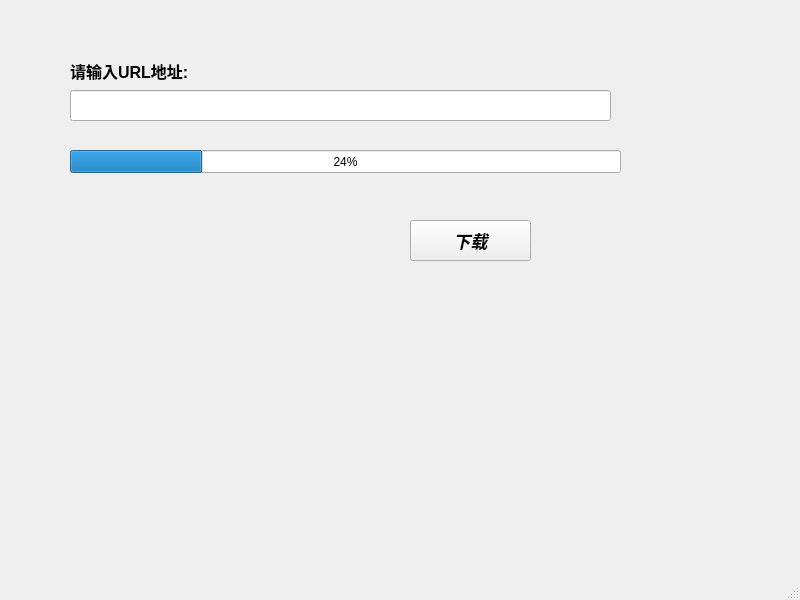
<?xml version="1.0" encoding="UTF-8"?>
<ui version="4.0">
 <class>MainWindow</class>
 <widget class="QMainWindow" name="MainWindow">
  <property name="geometry">
   <rect>
    <x>0</x>
    <y>0</y>
    <width>800</width>
    <height>600</height>
   </rect>
  </property>
  <property name="windowTitle">
   <string>MainWindow</string>
  </property>
  <widget class="QWidget" name="centralwidget">
   <widget class="QLabel" name="label">
    <property name="geometry">
     <rect>
      <x>70</x>
      <y>60</y>
      <width>131</width>
      <height>21</height>
     </rect>
    </property>
    <property name="font">
     <font>
      <pointsize>12</pointsize>
      <weight>75</weight>
      <bold>true</bold>
     </font>
    </property>
    <property name="text">
     <string>请输入URL地址:</string>
    </property>
   </widget>
   <widget class="QLineEdit" name="lineEdit">
    <property name="geometry">
     <rect>
      <x>70</x>
      <y>90</y>
      <width>541</width>
      <height>31</height>
     </rect>
    </property>
   </widget>
   <widget class="QProgressBar" name="progressBar">
    <property name="geometry">
     <rect>
      <x>70</x>
      <y>150</y>
      <width>551</width>
      <height>23</height>
     </rect>
    </property>
    <property name="value">
     <number>24</number>
    </property>
   </widget>
   <widget class="QPushButton" name="pushButton">
    <property name="geometry">
     <rect>
      <x>410</x>
      <y>220</y>
      <width>121</width>
      <height>41</height>
     </rect>
    </property>
    <property name="font">
     <font>
      <pointsize>13</pointsize>
      <weight>75</weight>
      <italic>true</italic>
      <bold>true</bold>
     </font>
    </property>
    <property name="text">
     <string>下载</string>
    </property>
   </widget>
  </widget>
  <widget class="QMenuBar" name="menubar">
   <property name="geometry">
    <rect>
     <x>0</x>
     <y>0</y>
     <width>800</width>
     <height>26</height>
    </rect>
   </property>
  </widget>
  <widget class="QStatusBar" name="statusbar"/>
 </widget>
 <resources/>
 <connections/>
</ui>
